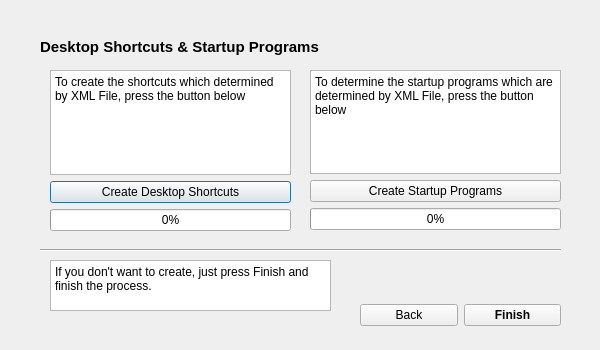
<?xml version="1.0" encoding="UTF-8"?>
<ui version="4.0">
 <class>zfourthDialog</class>
 <widget class="QDialog" name="zfourthDialog">
  <property name="geometry">
   <rect>
    <x>0</x>
    <y>0</y>
    <width>600</width>
    <height>350</height>
   </rect>
  </property>
  <property name="sizePolicy">
   <sizepolicy hsizetype="Fixed" vsizetype="Fixed">
    <horstretch>0</horstretch>
    <verstretch>0</verstretch>
   </sizepolicy>
  </property>
  <property name="windowTitle">
   <string>Dialog</string>
  </property>
  <widget class="Line" name="line">
   <property name="geometry">
    <rect>
     <x>40</x>
     <y>240</y>
     <width>521</width>
     <height>20</height>
    </rect>
   </property>
   <property name="orientation">
    <enum>Qt::Horizontal</enum>
   </property>
  </widget>
  <widget class="QLabel" name="label">
   <property name="geometry">
    <rect>
     <x>40</x>
     <y>20</y>
     <width>341</width>
     <height>71</height>
    </rect>
   </property>
   <property name="font">
    <font>
     <pointsize>11</pointsize>
     <bold>true</bold>
    </font>
   </property>
   <property name="text">
    <string>Desktop Shortcuts &amp; Startup Programs
</string>
   </property>
  </widget>
  <widget class="QWidget" name="verticalLayoutWidget">
   <property name="geometry">
    <rect>
     <x>50</x>
     <y>70</y>
     <width>241</width>
     <height>161</height>
    </rect>
   </property>
   <layout class="QVBoxLayout" name="verticalLayout">
    <item>
     <widget class="QTextEdit" name="textEdit_2">
      <property name="readOnly">
       <bool>true</bool>
      </property>
      <property name="html">
       <string>&lt;!DOCTYPE HTML PUBLIC &quot;-//W3C//DTD HTML 4.0//EN&quot; &quot;http://www.w3.org/TR/REC-html40/strict.dtd&quot;&gt;
&lt;html&gt;&lt;head&gt;&lt;meta name=&quot;qrichtext&quot; content=&quot;1&quot; /&gt;&lt;meta charset=&quot;utf-8&quot; /&gt;&lt;style type=&quot;text/css&quot;&gt;
p, li { white-space: pre-wrap; }
hr { height: 1px; border-width: 0; }
&lt;/style&gt;&lt;/head&gt;&lt;body style=&quot; font-family:'Segoe UI'; font-size:9pt; font-weight:400; font-style:normal;&quot;&gt;
&lt;p style=&quot; margin-top:0px; margin-bottom:0px; margin-left:0px; margin-right:0px; -qt-block-indent:0; text-indent:0px;&quot;&gt;To create the shortcuts which determined by XML File, press the button below&lt;/p&gt;&lt;/body&gt;&lt;/html&gt;</string>
      </property>
     </widget>
    </item>
    <item>
     <widget class="QPushButton" name="pushButton">
      <property name="text">
       <string>Create Desktop Shortcuts</string>
      </property>
     </widget>
    </item>
    <item>
     <widget class="QProgressBar" name="progressBar">
      <property name="value">
       <number>0</number>
      </property>
     </widget>
    </item>
   </layout>
  </widget>
  <widget class="QWidget" name="verticalLayoutWidget_2">
   <property name="geometry">
    <rect>
     <x>310</x>
     <y>70</y>
     <width>251</width>
     <height>160</height>
    </rect>
   </property>
   <layout class="QVBoxLayout" name="verticalLayout_2">
    <item>
     <widget class="QTextEdit" name="textEdit_3">
      <property name="readOnly">
       <bool>true</bool>
      </property>
      <property name="html">
       <string>&lt;!DOCTYPE HTML PUBLIC &quot;-//W3C//DTD HTML 4.0//EN&quot; &quot;http://www.w3.org/TR/REC-html40/strict.dtd&quot;&gt;
&lt;html&gt;&lt;head&gt;&lt;meta name=&quot;qrichtext&quot; content=&quot;1&quot; /&gt;&lt;meta charset=&quot;utf-8&quot; /&gt;&lt;style type=&quot;text/css&quot;&gt;
p, li { white-space: pre-wrap; }
hr { height: 1px; border-width: 0; }
&lt;/style&gt;&lt;/head&gt;&lt;body style=&quot; font-family:'Segoe UI'; font-size:9pt; font-weight:400; font-style:normal;&quot;&gt;
&lt;p style=&quot; margin-top:0px; margin-bottom:0px; margin-left:0px; margin-right:0px; -qt-block-indent:0; text-indent:0px;&quot;&gt;To determine the startup programs which are determined by XML File, press the button below&lt;/p&gt;&lt;/body&gt;&lt;/html&gt;</string>
      </property>
     </widget>
    </item>
    <item>
     <widget class="QPushButton" name="pushButton_2">
      <property name="text">
       <string>Create Startup Programs</string>
      </property>
     </widget>
    </item>
    <item>
     <widget class="QProgressBar" name="progressBar_2">
      <property name="value">
       <number>0</number>
      </property>
     </widget>
    </item>
   </layout>
  </widget>
  <widget class="QWidget" name="horizontalLayoutWidget">
   <property name="geometry">
    <rect>
     <x>360</x>
     <y>280</y>
     <width>201</width>
     <height>71</height>
    </rect>
   </property>
   <layout class="QHBoxLayout" name="horizontalLayout">
    <item>
     <widget class="QPushButton" name="pushButton_4">
      <property name="text">
       <string>Back</string>
      </property>
     </widget>
    </item>
    <item>
     <widget class="QPushButton" name="pushButton_3">
      <property name="font">
       <font>
        <bold>true</bold>
       </font>
      </property>
      <property name="text">
       <string>Finish</string>
      </property>
     </widget>
    </item>
   </layout>
  </widget>
  <widget class="QTextEdit" name="textEdit">
   <property name="geometry">
    <rect>
     <x>50</x>
     <y>260</y>
     <width>281</width>
     <height>51</height>
    </rect>
   </property>
   <property name="html">
    <string>&lt;!DOCTYPE HTML PUBLIC &quot;-//W3C//DTD HTML 4.0//EN&quot; &quot;http://www.w3.org/TR/REC-html40/strict.dtd&quot;&gt;
&lt;html&gt;&lt;head&gt;&lt;meta name=&quot;qrichtext&quot; content=&quot;1&quot; /&gt;&lt;meta charset=&quot;utf-8&quot; /&gt;&lt;style type=&quot;text/css&quot;&gt;
p, li { white-space: pre-wrap; }
hr { height: 1px; border-width: 0; }
&lt;/style&gt;&lt;/head&gt;&lt;body style=&quot; font-family:'Segoe UI'; font-size:9pt; font-weight:400; font-style:normal;&quot;&gt;
&lt;p style=&quot; margin-top:0px; margin-bottom:0px; margin-left:0px; margin-right:0px; -qt-block-indent:0; text-indent:0px;&quot;&gt;If you don't want to create, just press Finish and finish the process.&lt;/p&gt;&lt;/body&gt;&lt;/html&gt;</string>
   </property>
  </widget>
 </widget>
 <resources/>
 <connections>
  <connection>
   <sender>pushButton</sender>
   <signal>clicked()</signal>
   <receiver>progressBar</receiver>
   <slot>reset()</slot>
   <hints>
    <hint type="sourcelabel">
     <x>139</x>
     <y>178</y>
    </hint>
    <hint type="destinationlabel">
     <x>141</x>
     <y>209</y>
    </hint>
   </hints>
  </connection>
  <connection>
   <sender>pushButton_2</sender>
   <signal>clicked()</signal>
   <receiver>progressBar_2</receiver>
   <slot>reset()</slot>
   <hints>
    <hint type="sourcelabel">
     <x>412</x>
     <y>183</y>
    </hint>
    <hint type="destinationlabel">
     <x>413</x>
     <y>210</y>
    </hint>
   </hints>
  </connection>
 </connections>
</ui>
